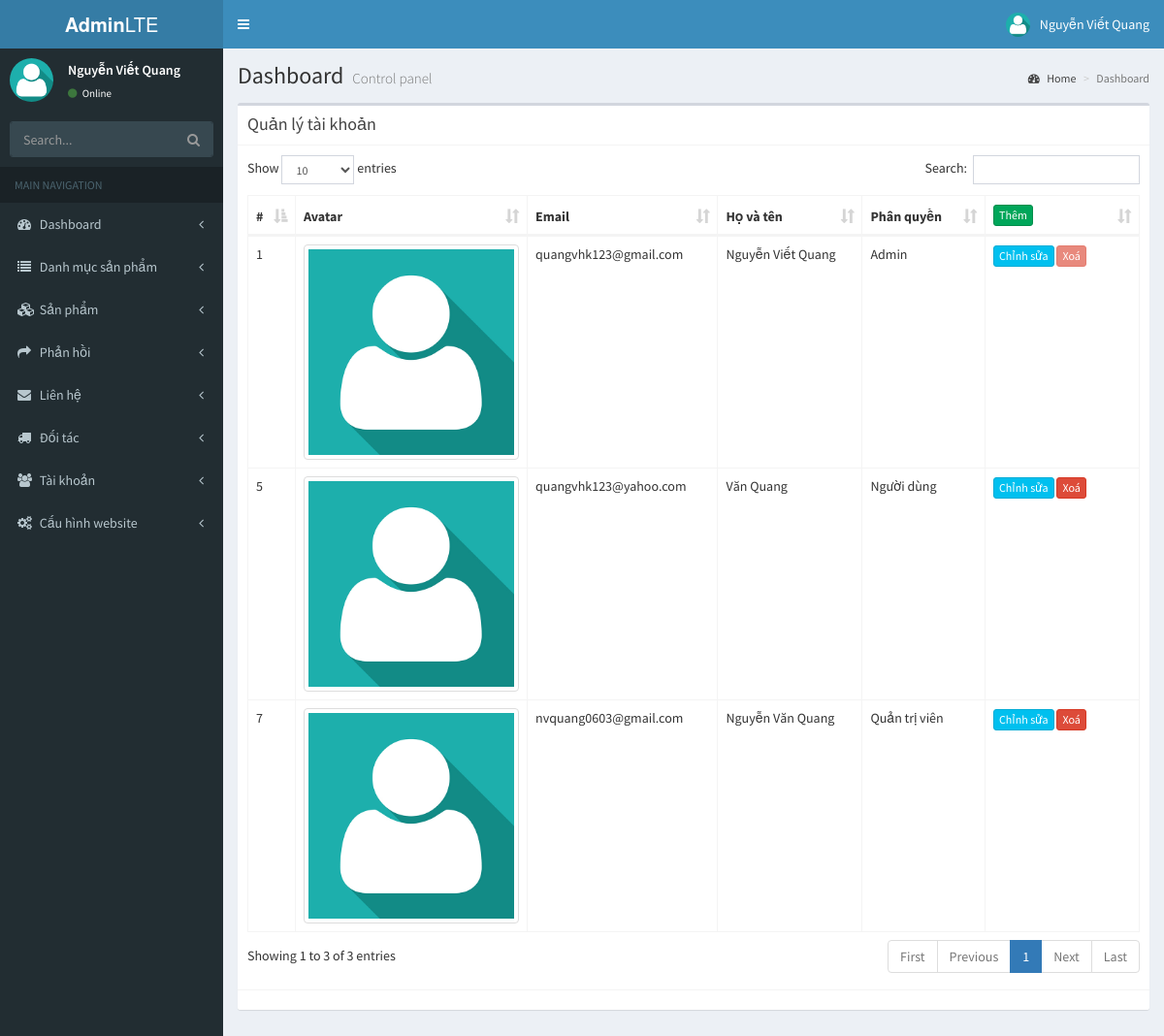
The app's page /admin/tai-khoan/index.php (signed in) with its own data.
### tables this page shows
CREATE TABLE `users` (
  `id` int(11) NOT NULL,
  `email` varchar(255) NOT NULL,
  `fullname` varchar(255) DEFAULT NULL,
  `password` varchar(255) NOT NULL,
  `role` int(11) DEFAULT '3',
  `address` varchar(1000) DEFAULT NULL,
  `avatar` varchar(500) DEFAULT NULL,
  `gender` int(11) DEFAULT '1',
  `phone_number` varchar(11) DEFAULT NULL
);

### assets/commons/utils.php (called while the page is built, shortened)
<?php
	$siteUrl = "http://localhost/web204_quangnvph05487/";
	$adminUrl = "http://localhost/web204_quangnvph05487/admin/";
	$host = "127.0.0.1";
	$dbname = "web204_quangnvph05487";
	$dbusername = "root";
	$dbpw = "";
	$conn = new PDO("mysql:host=$host;dbname=$dbname;charset=utf8", $dbusername, $dbpw);
			?>
			<?php
	function getSimpleQuery($sql, $isAll = false) {
		global $conn;
		$stmt = $conn->prepare($sql);
		$stmt->execute();
		if ($isAll) {
			return $stmt->fetchAll();
		}
		else {
			return $stmt->fetch();
		}
	}
?>

### admin/tai-khoan/index.php (the view, shortened to what this page needs)
<?php
    $path = '../';
    require_once $path.$path.'assets/commons/utils.php';
    $sqlUser = 'select * from users order by id';
    $user = getSimpleQuery($sqlUser,true);
?>
<!DOCTYPE html>
<html>
<head>
  <?php
  include $path.'_share/style_assets.php';
  ?>
</head>
<body class="hold-transition skin-blue sidebar-mini">
  <div class="wrapper">
    <?php
    include $path.'_share/header.php';
    ?>
    <?php
    include $path.'_share/sidebar.php';
    ?>
    <div class="content-wrapper">
      <section class="content-header">
        <h1>
          Dashboard
          <small>Control panel</small>
        </h1>
        <ol class="breadcrumb">
          <li><a href="#"><i class="fa fa-dashboard"></i> Home</a></li>
          <li class="active">Dashboard</li>
        </ol>
      </section>
      <section class="content">
        <div class="box">
          <div class="box-header with-border">
            <h3 class="box-title">Quản lý tài khoản</h3>
          </div>
          <div class="box-body">
            <table id="userTable" class="display table table-bordered">
              <thead>
                <tr>
                  <th style="width: 10px">#</th>
                  <th width="200px">Avatar</th>
                  <th>Email</th>
                  <th>Họ và tên</th>
                  <th>Phân quyền</th>
                  <th style="width: 120px">
                    <a href="<?= $adminUrl?>tai-khoan/add.php"
                      class="btn btn-xs btn-success">
                      Thêm
                    </a>
                  </th>
                </tr>
              </thead>
              <tbody>
                <?php foreach ($user as $user): ?>
                  <tr>
                    <td><?php echo $user['id'] ?></td>
                    <td><img src="<?php echo $siteUrl . $user['avatar']?>" class='img-thumbnail' width=300px></td>
                    <td><?php echo $user['email'] ?></td>
                    <td><?php echo $user['fullname'] ?></td>
                    <td>
                      <?php
                        if ($user['role']==1) {
                          echo "Admin";
                        }
                        else if($user['role']==2){
                          echo "Quản trị viên";
                        }
                        else {
                          echo "Người dùng";
                        }
                      ?>
                    </td>
                    <td>
                      <a href="<?= $adminUrl?>tai-khoan/edit.php?id=<?= $user['id']?>"
                        class="btn btn-xs btn-info">
                        Chỉnh sửa
                      </a>
                      <?php
                      if ($user['role']==1) {
                        ?>
                        <a href="javascript:void(0)" linkurl="<?= $adminUrl?>tai-khoan/remove.php?id=<?= $user['id']?>"
                          class="btn btn-xs btn-danger btn-remove disabled">
                          Xoá
                        </a>
                        <?php
                      }
                      else {
                        ?>
                        <a href="javascript:void(0)" linkurl="<?= $adminUrl?>tai-khoan/remove.php?id=<?= $user['id']?>"
                          class="btn btn-xs btn-danger btn-remove">
                          Xoá
                        </a>
                        <?php
                      }
                      ?>
                    </td>
                  </tr>
                <?php endforeach ?>
              </tbody></table>
            </div>
            <div class="box-footer clearfix">
            </div>
          </div>
        </section>
      </div>
    </div>
  </body>
  </html>

### records on screen
users: id "1", avatar (placeholder picture), email "quangvhk123@gmail.com", fullname "Nguyễn Viết Quang", role "Admin"
users: id "5", avatar (placeholder picture), email "quangvhk123@yahoo.com", fullname "Văn Quang", role "Người dùng"
users: id "7", avatar (placeholder picture), email "nvquang0603@gmail.com", fullname "Nguyễn Văn Quang", role "Quản trị viên"

### other values on screen
$_SESSION['login']['fullname'] "Nguyễn Viết Quang"
